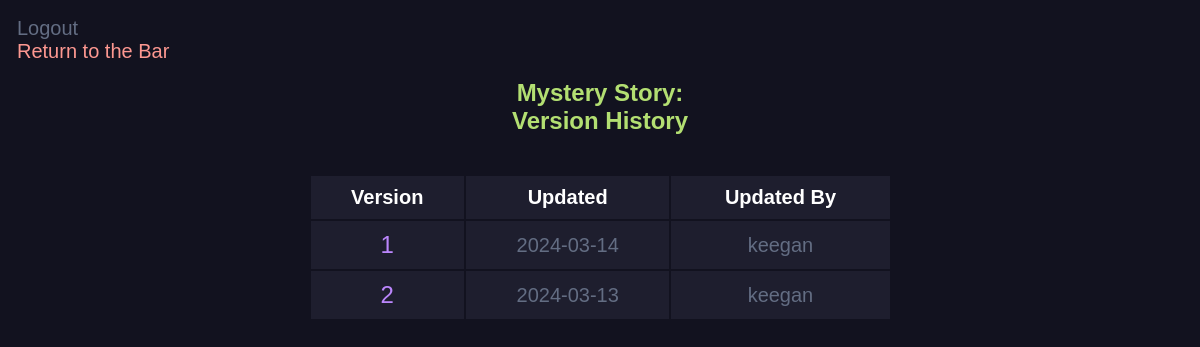
Page /versions/8 on the earlier database version.
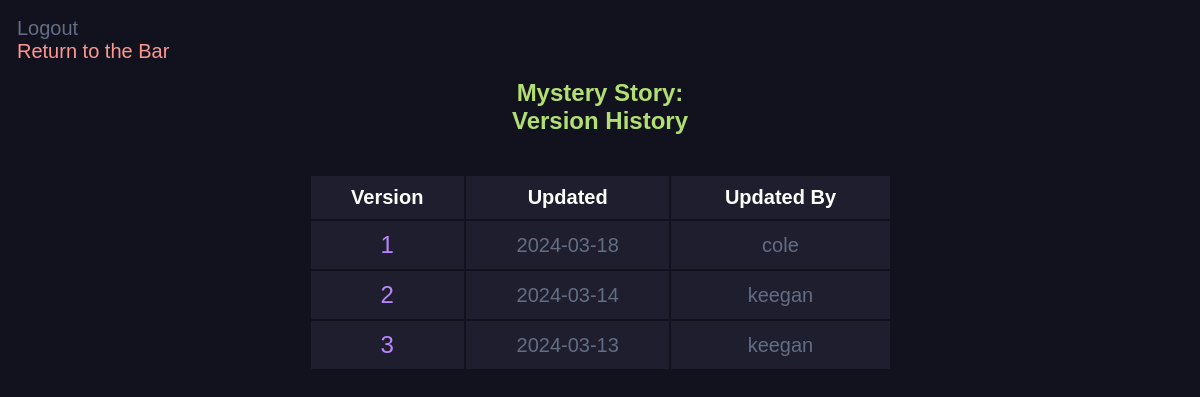
Same page on the later database version.
### main.py (models this page shows, shortened)
class NewVersion(db.Model):
    id = db.Column(db.Integer, primary_key=True)
    content = db.Column(db.Text, nullable=False)
    date_created = db.Column(db.DateTime, default=datetime.utcnow)
    story_id = db.Column(db.Integer, db.ForeignKey('new_story.id'), nullable=False)
    author_id = db.Column(db.Integer, db.ForeignKey('user.id'), nullable=False)
    __table_args__ = (
        ForeignKeyConstraint(['story_id'], ['new_story.id'], name='fk_new_version_story_id'),
        ForeignKeyConstraint(['author_id'], ['user.id'], name='fk_new_version_author_id')
    )
    author = db.relationship('User', backref='versions', foreign_keys=[author_id])

class User(db.Model, UserMixin):
    id = db.Column(db.Integer, primary_key=True)
    username = db.Column(db.String(20), nullable=False, unique=True)
    password = db.Column(db.String(80), nullable=False)
    stories = db.relationship('NewStory', backref='author', lazy=True, foreign_keys=[NewStory.author_id])

### main.py (the view)
@app.route('/versions/<int:id>', methods=['GET'])
def versions(id):
    story = NewStory.query.get_or_404(id)
    versions = NewVersion.query.filter_by(story_id=id).order_by(NewVersion.date_created.desc()).all()
    return render_template('versions.html', story=story, versions=versions, current_user=current_user)

### templates/versions.html (shortened to what this page needs)
<link rel="stylesheet" href="{{ url_for('static', filename='css/versions.css') }}">
{% block body %}
	<a href="/logout/" class="button">Logout</a><br>
	<a href="/" class="return-to-bar">Return to the Bar</a>
<div class="content">
	<h1 style="text-align: center;">{{ story.title }}: <br> Version History</h1><br>
	<table class="center-table">
		<tr>
			<th>Version</th>
			<th>Updated</th>
			<th>Updated By</th>
		</tr>
		{%for version in versions %}
		<tr>
			<td><a href="{{ url_for('read_version', version_id=version.id) }}" class="story-link">{{ loop.index }}</a></td>
			<td>{{ version.date_created.date() }}</td>
			<td>{{ version.author.username }}</td>
		</tr>
		{% endfor %}
	</table>
</div>
{% endblock %}

Differences in the rows shown:
added NewVersion: date_created "2024-03-18", author.username "cole"
